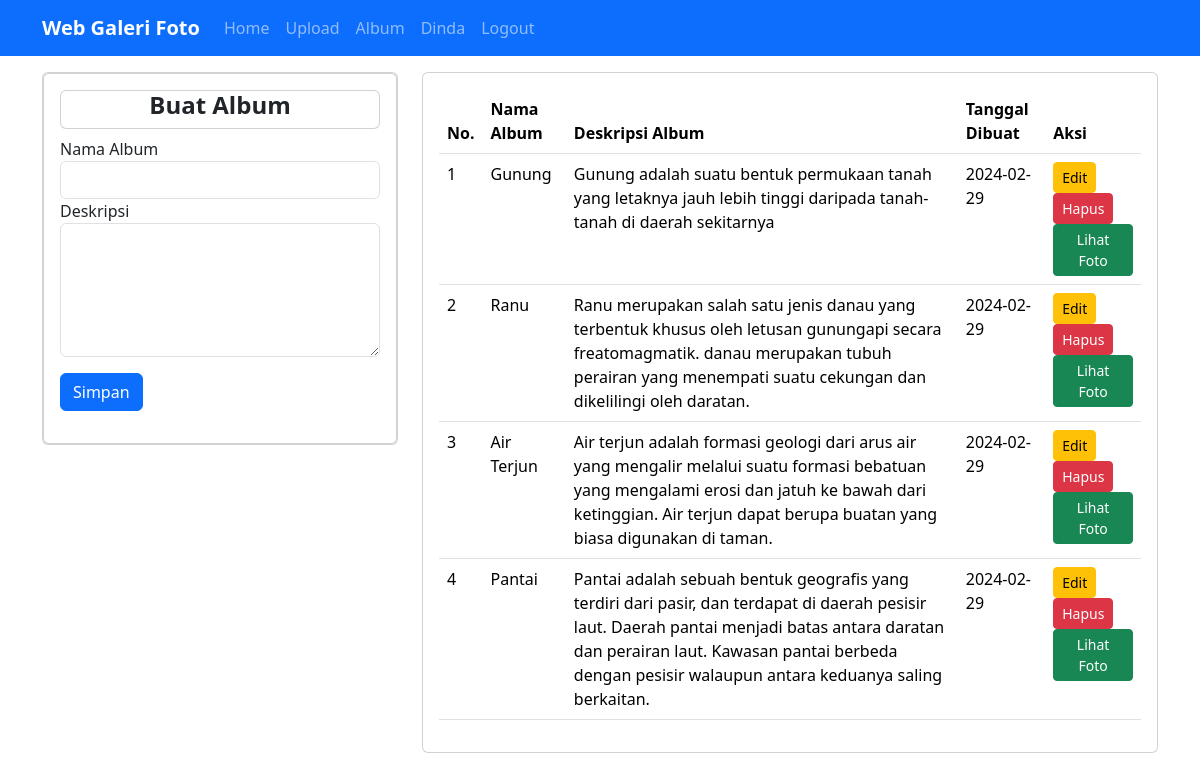
/?url=album (signed in), run on an earlier commit of the app's database.
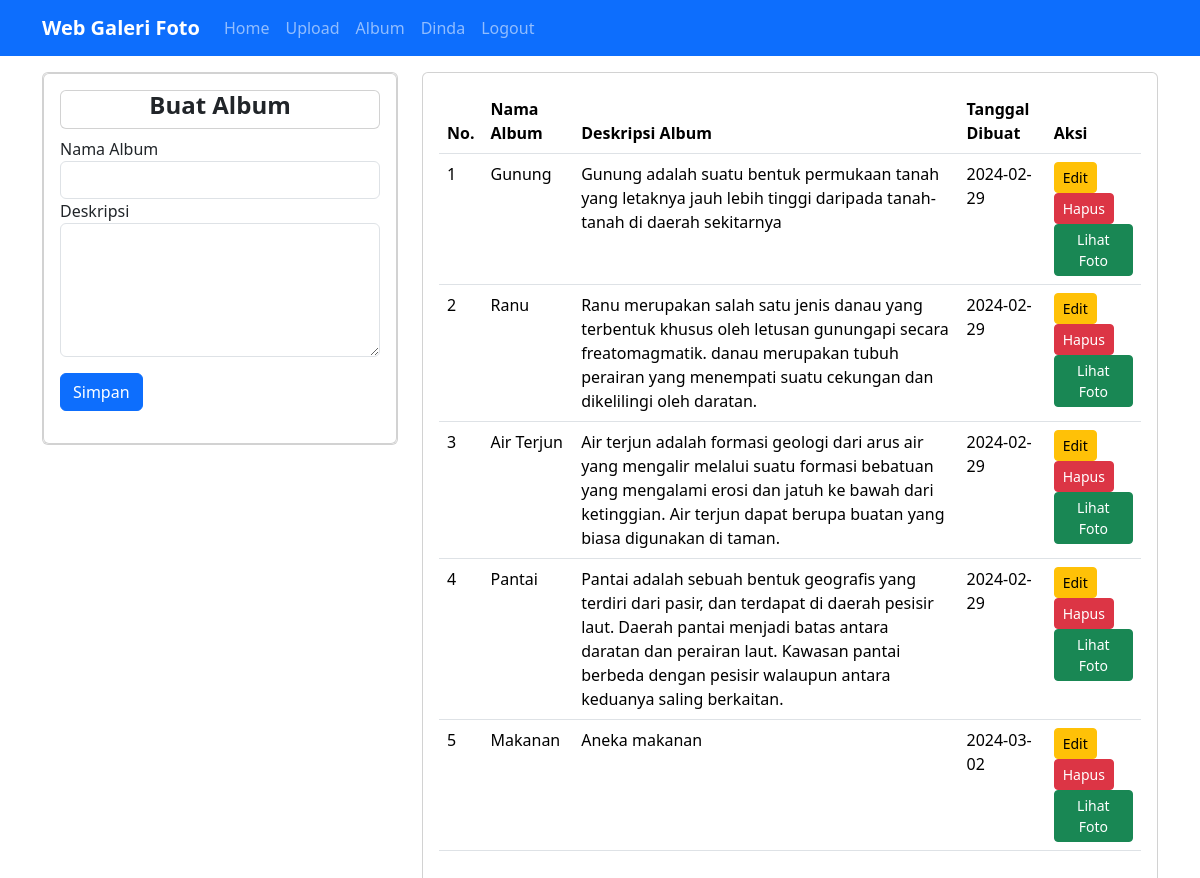
And on a later commit of the database.
### tables this page shows
CREATE TABLE `album` (
  `albumid` int(11) NOT NULL,
  `namaalbum` varchar(255) NOT NULL,
  `deskripsi` text NOT NULL,
  `tanggaldibuat` date NOT NULL,
  `userid` int(11) NOT NULL
);

### page/album.php (the view, shortened to what this page needs)
<div class="container">
    <div class="row">
    <div class="col-4">
            <div class="card mt-3">
            <div class="card">
                <div class="card-body">
                <div class="card mb-2">
               <h4 class="text-center"><strong>Buat Album</h4></strong>
               </div>
                   <?php if(!isset($_GET['edit'])): ?>
                    <form action="?url=album" method="post">
                    <div class="form-group">
                        <label>Nama Album</label>
                        <input type="text" class="form-control" required name="namaalbum">
                    </div>
                    <div class="form-group">
                        <label>Deskripsi</label>
                        <textarea name="deskripsi" class="form-control" required cols="30" rows="5"></textarea>
                    </div>
                    <input type="submit" value="Simpan" name="submit" class="btn btn-primary my-3">
                    </form>
                    <?php endif; ?>
                </div>
                </div>
            </div>
        </div>
    <div class="col-8">
       <div class="card mt-3">
         <div class="card-body">
           <table class="table table-hovered">
                <thead>
                    <tr>
                        <th>No.</th>
                        <th>Nama Album</th>
                        <th>Deskripsi Album</th>
                        <th>Tanggal Dibuat</th>
                        <th>Aksi</th>
                    </tr>
                </thead>
                <tbody>
                    <?php
                        $i=1;
                        $userid=@$_SESSION['userid'];
                        $albums=mysqli_query($conn, "SELECT * FROM album WHERE userid='$userid'");
                        foreach($albums as $album):
                    ?>
                    <tr>
                        <td><?= $i++ ?></td>
                        <td><?= $album['namaalbum'] ?></td>
                        <td><?= $album['deskripsi'] ?></td>
                        <td><?= $album['tanggaldibuat'] ?></td>
                        <td>
                            <a href="?url=album&&edit&&albumid=<?= $album['albumid'] ?>" class="btn btn-sm btn-warning">Edit</a>
                            <a href="?url=album&&hapus&&albumid=<?= $album['albumid'] ?>" class="btn btn-sm btn-danger">Hapus</a>
                            <a href="?url=kategori&&albumid=<?= $album['albumid'] ?>" class="btn btn-sm btn-success">Lihat Foto</a>
                        </td>
                    </tr>
                    <?php endforeach; ?>
                </tbody>
         </table>
       </div>
      </div>
    </div>
</div>

What changed in the data, as far as the page shows it:
added album: namaalbum "Makanan", deskripsi "Aneka makanan", tanggaldibuat "2024-03-02"
